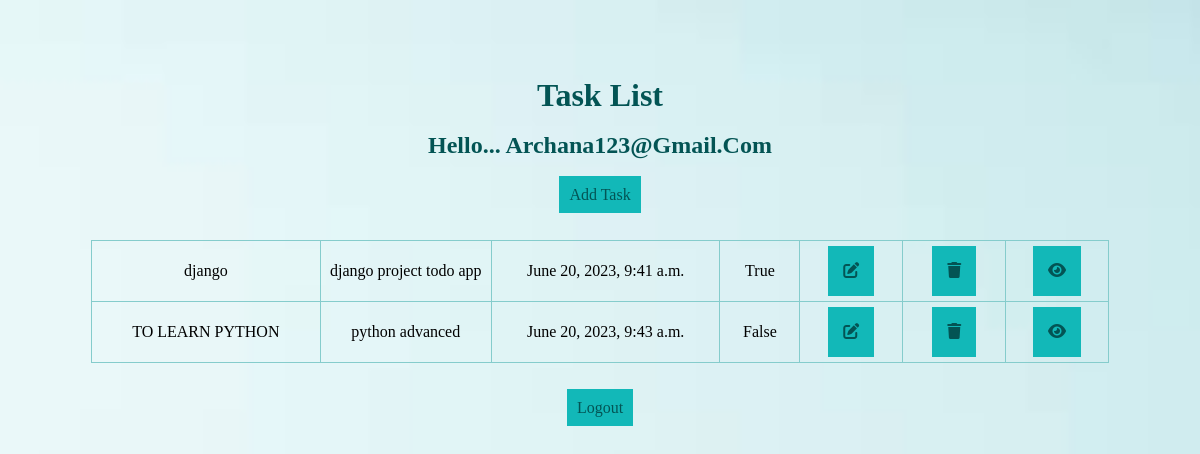
The page /tasklist/ (signed in) on the database as committed earlier.
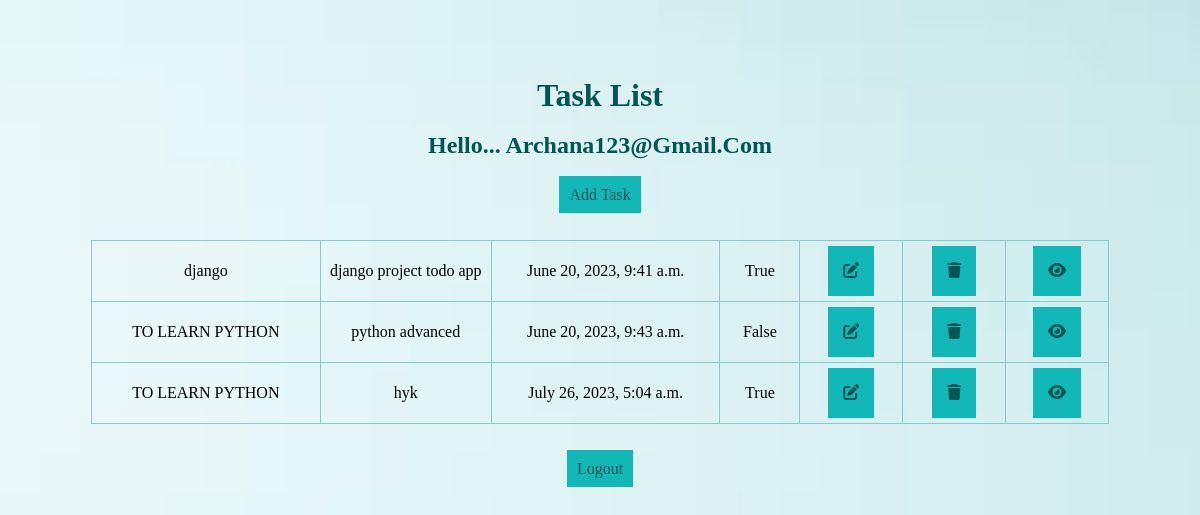
The same page on the database as committed later.
### todos/models.py (models this page shows, shortened)
class Task(models.Model):
    user = models.ForeignKey(User, on_delete=models.CASCADE, null=True, blank=True)
    title = models.CharField(max_length=150, null=True, blank=True)
    description = models.TextField(default='')
    completed = models.BooleanField(default=False)
    created = models.DateTimeField(auto_now_add=True)

### todos/views.py (the view)
# urls.py: path('tasklist/', TaskList.as_view(), name='task'),
class TaskList(LoginRequiredMixin, ListView):
    model = Task
    context_object_name = 'task'
    template_name = 'list.html'
    def get_context_data(self, **kwargs):
        context = super().get_context_data(**kwargs)
        context['task'] = context['task'].filter(user=self.request.user)
        context['count'] = context['task'].filter(completed=False).count()
        return context

### templates/list.html (shortened to what this page needs)
{% load static %}
<!DOCTYPE html>
<html lang="en">
<head>
    <link rel="stylesheet" href="https://cdnjs.cloudflare.com/ajax/libs/font-awesome/6.2.1/css/all.min.css" />
    <link rel="stylesheet" href="{% static 'liststyle.css' %}">
</head>
<body>
    <h1>Task List</h1>
    <div class="header-box">
        <h2>Hello... {{user.username | title}}</h2>
        <a  href="{% url 'task-create' %}" class="button">Add Task</a>
        <div class="task-items-wrapper">
<table class="center">
                {% for tasks in task %}
    <tr>
        <td style="width:20%; height:50px;">{{tasks.title}}</td>
        <td style="width:15%; height:50px;">{{tasks.description}}</td>
        <td style="width:20%; height:50px;">{{tasks.created}}</td>
        <td style="width:7%; height:50px;">{{tasks.completed}}</td>
                    <td style="width:9%; height:10px;"><a href="{% url 'task-update' tasks.id %}"><i class="fa fa-edit"></i></a></td>
                    <td style="width:9%; height:10px;"><a href="{% url 'task-delete' tasks.id %}"><i class="fa fa-trash"></i></a></td>
                    <td style="width:9%; height:10px;"><a href="{% url 'task-details' tasks.id %}"><i class="fa fa-eye"></i></a></td>
            </tr>
            {% endfor %}
</table>
        {% if request.user.is_authenticated %}
        <a href="{% url 'logout' %}"class="button">Logout</a>
        {% else %}
        <a href="{% url 'login' %}"class="button">Login</a>
        {% endif %}
 </div>
    </div>
</body>
</html>

### todos/static/liststyle.css (style rules this page uses)
* { margin: 0; padding: 0; outline: none; box-sizing: border-box; }
body { height:100vh; background-image:url('login-image.jpeg'); background-size:cover; display:block; align-items:center; justify-content:center; text-align:center; color:#035454; font-family: 'Times New Roman', serif; margin:70px 10px; line-height:50px; }
.task-items-wrapper tr,td,th { border:1.5px solid #85cccc; text-align:center; color:black; }
.center { border-collapse: collapse; align-items:center; margin-left: auto; margin-right: auto; margin-top:20px; margin-bottom:20px; }
.center a { display:inline-block; background-color:#12b8b8; color:#035454; padding:0px 15px; margin:5px; }
.button { background-color:#12b8b8; color:#035454; padding: 10px ; border:none; margin:10px 70px; text-decoration:none; }

Rows that differ between the two databases and show on the page:
added Task: title "TO LEARN PYTHON", description "hyk", created "July 26, 2023, 5:04 a.m.", completed "True"
